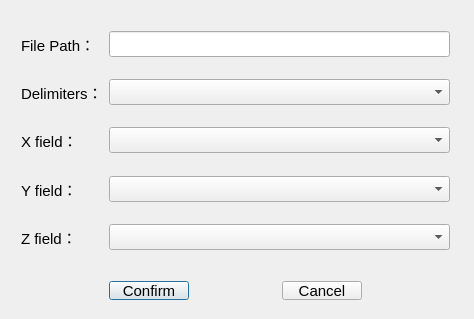
<?xml version="1.0" encoding="UTF-8"?>
<ui version="4.0">
 <class>LoadingXYZDataDialogClass</class>
 <widget class="QDialog" name="LoadingXYZDataDialogClass">
  <property name="geometry">
   <rect>
    <x>0</x>
    <y>0</y>
    <width>474</width>
    <height>319</height>
   </rect>
  </property>
  <property name="font">
   <font>
    <pointsize>11</pointsize>
   </font>
  </property>
  <property name="windowTitle">
   <string>Import CSV</string>
  </property>
  <widget class="QWidget" name="formLayoutWidget">
   <property name="geometry">
    <rect>
     <x>10</x>
     <y>20</y>
     <width>451</width>
     <height>241</height>
    </rect>
   </property>
   <layout class="QFormLayout" name="formLayout">
    <item row="0" column="0">
     <widget class="QLabel" name="lblPath">
      <property name="text">
       <string>File Path：</string>
      </property>
     </widget>
    </item>
    <item row="0" column="1">
     <widget class="QLineEdit" name="linePath">
      <property name="readOnly">
       <bool>true</bool>
      </property>
     </widget>
    </item>
    <item row="4" column="0">
     <widget class="QLabel" name="lblX">
      <property name="text">
       <string>X field：</string>
      </property>
     </widget>
    </item>
    <item row="4" column="1">
     <widget class="QComboBox" name="cmbXField"/>
    </item>
    <item row="6" column="0">
     <widget class="QLabel" name="lblY">
      <property name="text">
       <string>Y field：</string>
      </property>
     </widget>
    </item>
    <item row="6" column="1">
     <widget class="QComboBox" name="cmbYField"/>
    </item>
    <item row="8" column="0">
     <widget class="QLabel" name="lblZ">
      <property name="text">
       <string>Z field：</string>
      </property>
     </widget>
    </item>
    <item row="8" column="1">
     <widget class="QComboBox" name="cmbZField"/>
    </item>
    <item row="2" column="0">
     <widget class="QLabel" name="lblSeperator">
      <property name="text">
       <string>Delimiters：</string>
      </property>
     </widget>
    </item>
    <item row="2" column="1">
     <widget class="QComboBox" name="cmbSeperator"/>
    </item>
    <item row="7" column="0">
     <spacer name="verticalSpacer">
      <property name="orientation">
       <enum>Qt::Vertical</enum>
      </property>
      <property name="sizeHint" stdset="0">
       <size>
        <width>20</width>
        <height>40</height>
       </size>
      </property>
     </spacer>
    </item>
    <item row="5" column="0">
     <spacer name="verticalSpacer_2">
      <property name="orientation">
       <enum>Qt::Vertical</enum>
      </property>
      <property name="sizeHint" stdset="0">
       <size>
        <width>20</width>
        <height>40</height>
       </size>
      </property>
     </spacer>
    </item>
    <item row="3" column="0">
     <spacer name="verticalSpacer_3">
      <property name="orientation">
       <enum>Qt::Vertical</enum>
      </property>
      <property name="sizeHint" stdset="0">
       <size>
        <width>20</width>
        <height>40</height>
       </size>
      </property>
     </spacer>
    </item>
    <item row="1" column="0">
     <spacer name="verticalSpacer_4">
      <property name="orientation">
       <enum>Qt::Vertical</enum>
      </property>
      <property name="sizeHint" stdset="0">
       <size>
        <width>20</width>
        <height>40</height>
       </size>
      </property>
     </spacer>
    </item>
   </layout>
  </widget>
  <widget class="QWidget" name="horizontalLayoutWidget">
   <property name="geometry">
    <rect>
     <x>10</x>
     <y>270</y>
     <width>451</width>
     <height>41</height>
    </rect>
   </property>
   <layout class="QHBoxLayout" name="horizontalLayout_2">
    <item>
     <spacer name="horizontalSpacer_2">
      <property name="orientation">
       <enum>Qt::Horizontal</enum>
      </property>
      <property name="sizeHint" stdset="0">
       <size>
        <width>40</width>
        <height>20</height>
       </size>
      </property>
     </spacer>
    </item>
    <item>
     <widget class="QPushButton" name="btnComfirm">
      <property name="text">
       <string>Confirm</string>
      </property>
     </widget>
    </item>
    <item>
     <spacer name="horizontalSpacer">
      <property name="orientation">
       <enum>Qt::Horizontal</enum>
      </property>
      <property name="sizeHint" stdset="0">
       <size>
        <width>40</width>
        <height>20</height>
       </size>
      </property>
     </spacer>
    </item>
    <item>
     <widget class="QPushButton" name="btnCancel">
      <property name="font">
       <font>
        <pointsize>11</pointsize>
       </font>
      </property>
      <property name="text">
       <string>Cancel</string>
      </property>
     </widget>
    </item>
    <item>
     <spacer name="horizontalSpacer_3">
      <property name="orientation">
       <enum>Qt::Horizontal</enum>
      </property>
      <property name="sizeHint" stdset="0">
       <size>
        <width>40</width>
        <height>20</height>
       </size>
      </property>
     </spacer>
    </item>
   </layout>
  </widget>
 </widget>
 <layoutdefault spacing="6" margin="11"/>
 <resources/>
 <connections/>
</ui>
